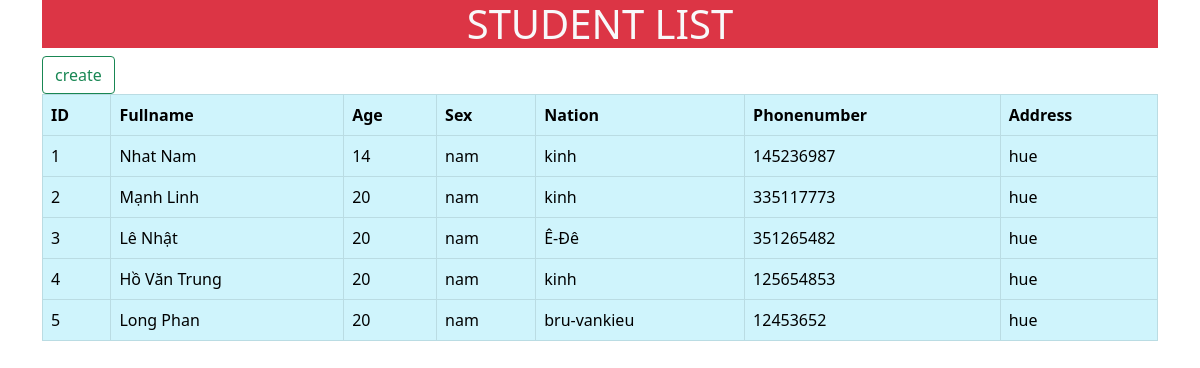
The page / on the database its author committed.
### myapp/models.py (models this page shows, shortened)
class Student(models.Model):
    fullname=models.CharField(max_length=40)
    age= models.IntegerField(default=0)
    sex= models.CharField(max_length=10)
    nation= models.CharField(max_length=50)
    phonenumber= models.IntegerField(default=0)
    address= models.CharField(max_length=50)

### myapp/views.py (the view)
# urls.py: path("",views.home,name="home")
def home(request):
    rs = Student.objects.all()
    context = {
        'rs' :rs
    }
    return render(request,'product/List product.html',context)

### myapp/templates/product/List product.html (shortened to what this page needs)
{% extends "product/layout.html" %}
{% block content %}
<div class="container">
<h1 class="text-center text-light bg-danger">STUDENT LIST</h1>
    <a class="btn btn-outline-success" href="http://127.0.0.1:8000/admin/myapp/student/add/">
       create
        </a>
    <table class="table table-bordered table table-info" >
        <tr>
            <th>ID</th> <th> Fullname</th> <th> Age</th> <th> Sex </th> <th> Nation</th> <th> Phonenumber</th> <th> Address</th>
        </tr>
    {% if rs %}
        {% for item in rs %}
        <tr>
            <td>{{item.id}}</td>
            <td>{{item.fullname}}</td>
            <td>{{item.age}}</td>
            <td>{{item.sex}}</td>
            <td>{{item.nation}}</td>
            <td>{{item.phonenumber}}</td>
            <td>{{item.address}}</td>
        </tr>
        {% endfor %}
    {% else %}
        <tr>
            <td></td> <td></td> <td></td>
        </tr>
    {% endif %}
    </table>
</div>
{% endblock %}

### myapp/templates/product/layout.html (shortened to what this page needs)
<!DOCTYPE html>
<html lang="en">
<head>
    {% load static %}
    <link rel="stylesheet" href="{% static 'css/bootstrap.min.css' %}">
    <link rel="stylesheet" href="{% static 'fa/css/all.min.css' %}">
</head>
<body>
    {% block content %}
    {% endblock %}
</body>
</html>

### rows shown on the page
Student: id "1", fullname "Nhat Nam", age "14", sex "nam", nation "kinh", phonenumber "145236987", address "hue"
Student: id "2", fullname "Mạnh Linh", age "20", sex "nam", nation "kinh", phonenumber "335117773", address "hue"
Student: id "3", fullname "Lê Nhật", age "20", sex "nam", nation "Ê-Đê", phonenumber "351265482", address "hue"
Student: id "4", fullname "Hồ Văn Trung", age "20", sex "nam", nation "kinh", phonenumber "125654853", address "hue"
Student: id "5", fullname "Long Phan", age "20", sex "nam", nation "bru-vankieu", phonenumber "12453652", address "hue"
